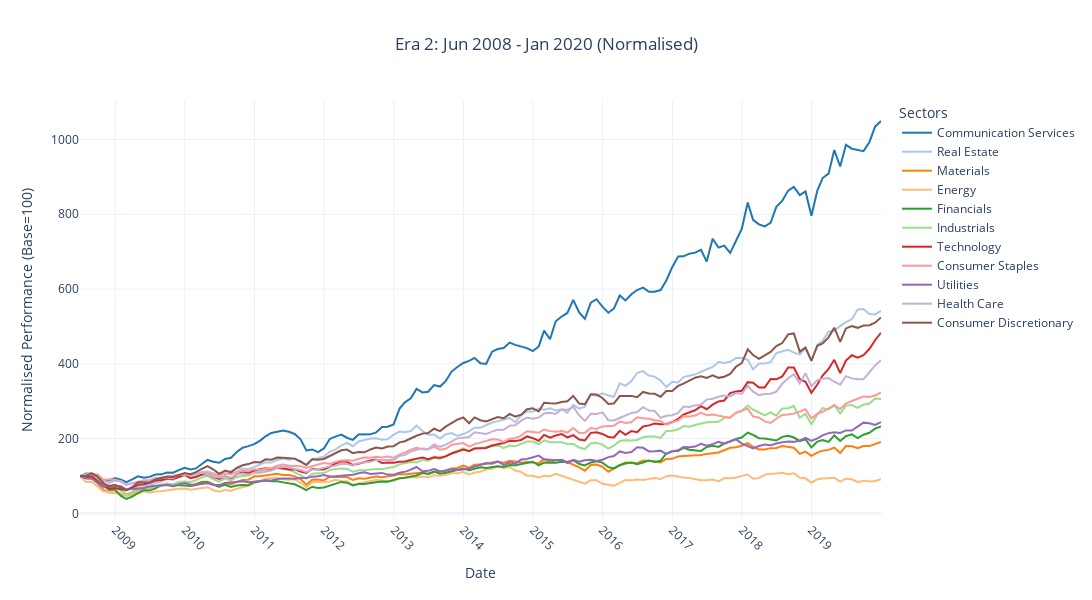

Notebook code for this chart:
### Markdown cell above
## 3.2 Era 2 (2008-2020) ##

### Code cell
# Creating a line plot for Era 2
fig = go.Figure()

# Adding a trace for each sector
for sector in sector_columns:
    fig.add_trace(
        go.Scatter(
            x=era2_norm.index,
            y=era2_norm[sector],
            mode='lines',
            name=sector,
            line=dict(color=sector_colors_hex[sector]),
            hoverinfo='x+y+name'
        )
    )

# Layout with specified adaptations
fig.update_layout(
    title='Era 2: Jun 2008 - Jan 2020 (Normalised)',
    title_x=0.5,  # Center the title horizontally
    xaxis_title='Date',
    yaxis_title='Normalised Performance (Base=100)',
    hovermode='closest',
    legend_title='Sectors',
    template='plotly_white',
    width=1200,    # Make the plot slightly wider
    height=600     # Set the plot height to 600 pixels
)

# x-axis to show yearly ticks 
fig.update_xaxes(
    tickangle=45,
    tickformat='%Y',
    tickfont=dict(size=12),
    dtick='M12'  # Set tick interval to 12 months (1 year)
)

# y-axis font size
fig.update_yaxes(
    tickfont=dict(size=12)
)

# Showing the plot
fig.show()

### Figure 1 — Plotly figure (JSON) as saved in the notebook; plotly's stock layout.template omitted (floating-point values rounded to 4 significant figures; data arrays with more than 128 entries replaced by an {"elided": "..."} marker saying what was removed)
{"data": [{"hoverinfo": "x+y+name", "line": {"color": "#1f77b4"}, "mode": "lines", "name": "Communication Services", "type": "scatter", "x": {"elided": "139 str values"}, "y": {"elided": "139 float values"}}, {"hoverinfo": "x+y+name", "line": {"color": "#aec7e8"}, "mode": "lines", "name": "Real Estate", "type": "scatter", "x": {"elided": "139 str values"}, "y": {"elided": "139 float values"}}, {"hoverinfo": "x+y+name", "line": {"color": "#ff7f0e"}, "mode": "lines", "name": "Materials", "type": "scatter", "x": {"elided": "139 str values"}, "y": {"elided": "139 float values"}}, {"hoverinfo": "x+y+name", "line": {"color": "#ffbb78"}, "mode": "lines", "name": "Energy", "type": "scatter", "x": {"elided": "139 str values"}, "y": {"elided": "139 float values"}}, {"hoverinfo": "x+y+name", "line": {"color": "#2ca02c"}, "mode": "lines", "name": "Financials", "type": "scatter", "x": {"elided": "139 str values"}, "y": {"elided": "139 float values"}}, {"hoverinfo": "x+y+name", "line": {"color": "#98df8a"}, "mode": "lines", "name": "Industrials", "type": "scatter", "x": {"elided": "139 str values"}, "y": {"elided": "139 float values"}}, {"hoverinfo": "x+y+name", "line": {"color": "#d62728"}, "mode": "lines", "name": "Technology", "type": "scatter", "x": {"elided": "139 str values"}, "y": {"elided": "139 float values"}}, {"hoverinfo": "x+y+name", "line": {"color": "#ff9896"}, "mode": "lines", "name": "Consumer Staples", "type": "scatter", "x": {"elided": "139 str values"}, "y": {"elided": "139 float values"}}, {"hoverinfo": "x+y+name", "line": {"color": "#9467bd"}, "mode": "lines", "name": "Utilities", "type": "scatter", "x": {"elided": "139 str values"}, "y": {"elided": "139 float values"}}, {"hoverinfo": "x+y+name", "line": {"color": "#c5b0d5"}, "mode": "lines", "name": "Health Care", "type": "scatter", "x": {"elided": "139 str values"}, "y": {"elided": "139 float values"}}, {"hoverinfo": "x+y+name", "line": {"color": "#8c564b"}, "mode": "lines", "name": "Consumer Discretionary", "type": "scatter", "x": {"elided": "139 str values"}, "y": {"elided": "139 float values"}}], "layout": {"height": 600, "hovermode": "closest", "legend": {"title": {"text": "Sectors"}}, "title": {"text": "Era 2: Jun 2008 - Jan 2020 (Normalised)", "x": 0.5}, "width": 1200, "xaxis": {"dtick": "M12", "tickangle": 45, "tickfont": {"size": 12}, "tickformat": "%Y", "title": {"text": "Date"}}, "yaxis": {"tickfont": {"size": 12}, "title": {"text": "Normalised Performance (Base=100)"}}}}
